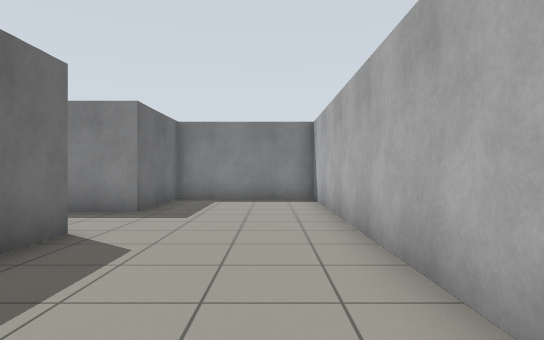
[1] (above)

20 first-person views from a walk through a robot-simulator world made for Gazebo. The camera is 0.94 m above the floor, looks level and sees 75° across. The floor is counted in squares, 1 m on a side. Each view is taken from the middle of a square. On the plan, view 1 faces up. The plan holds only what a view shows up to about 12 squares ahead; the rest is blank.

[2]
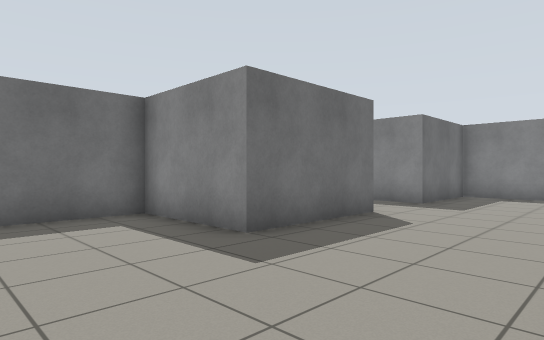

[3]
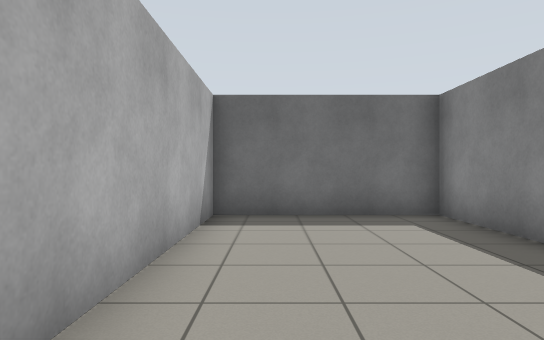

[4]
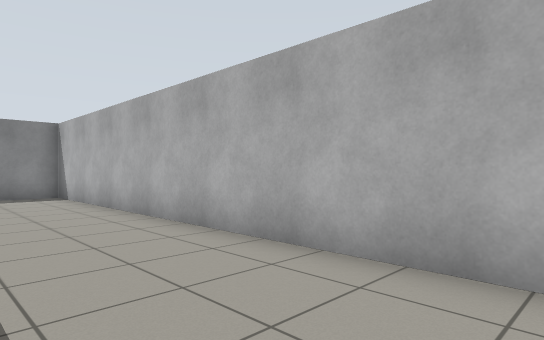

[5]
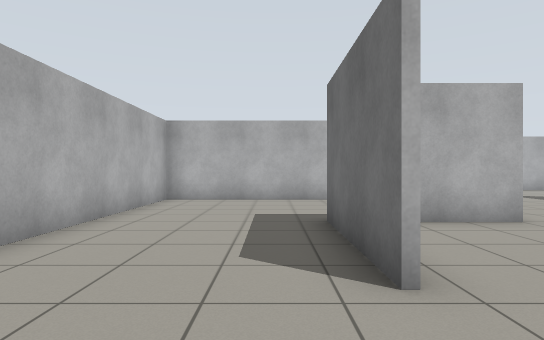

[6]
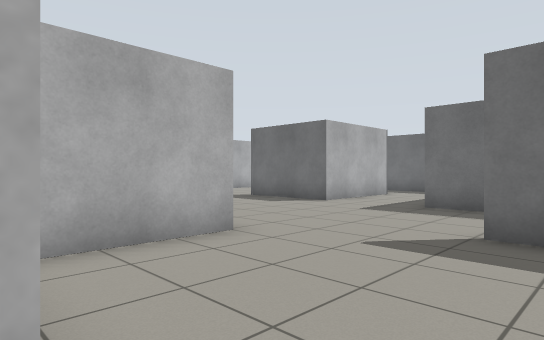

[7]
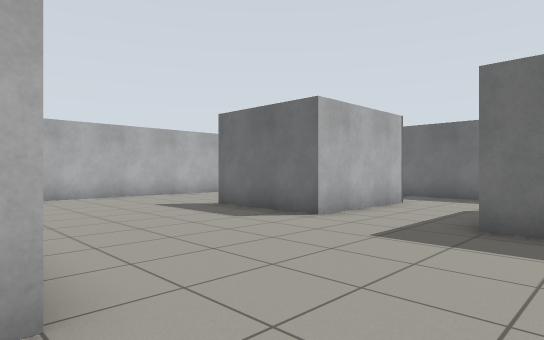

[8]
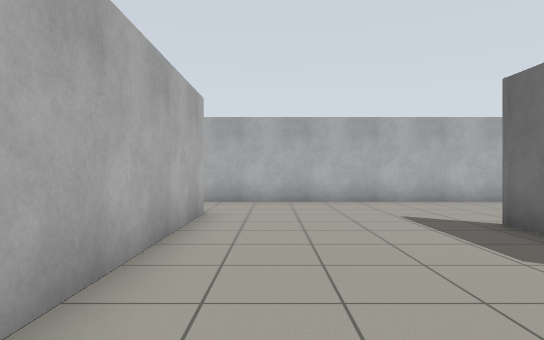

[9]
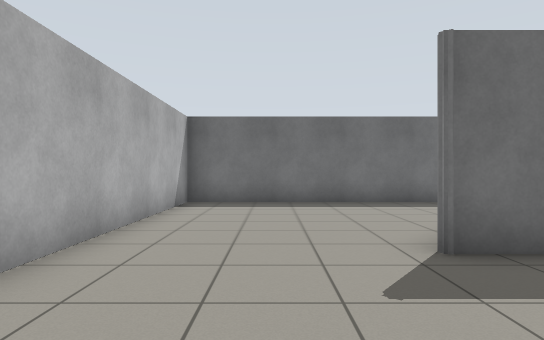

[10]
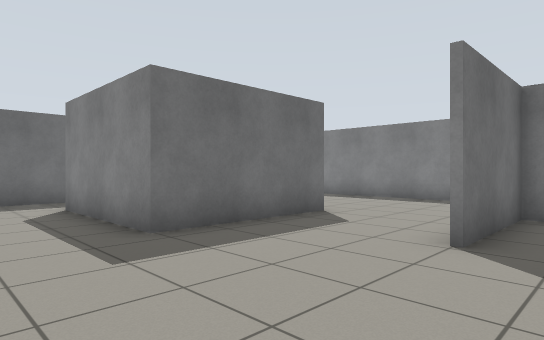

[11]
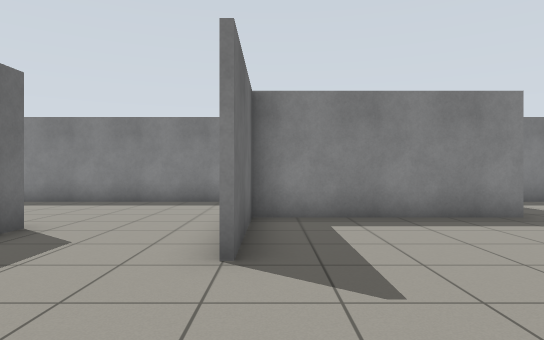

[12]
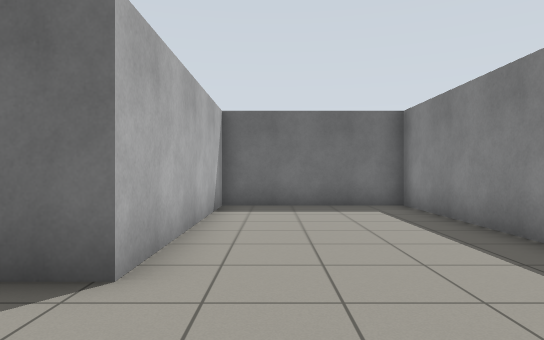

[13]
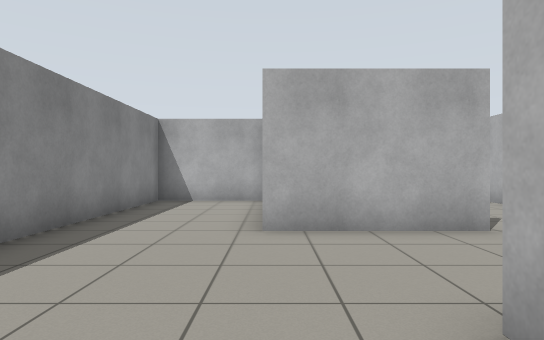

[14]
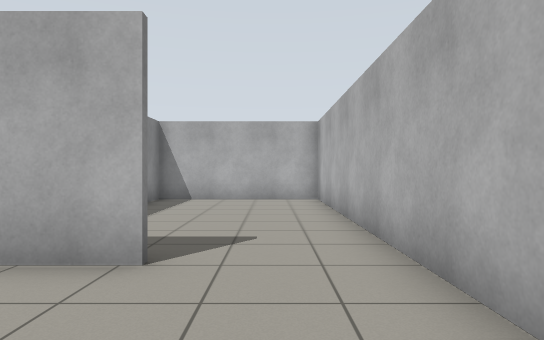

[15]
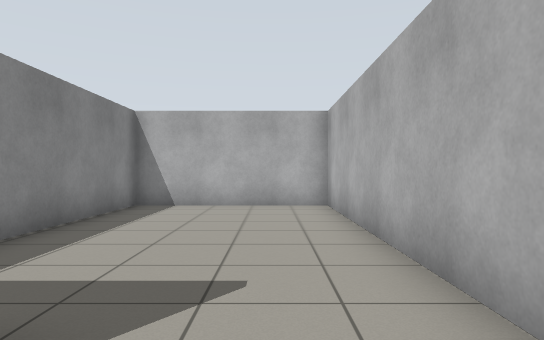

[16]
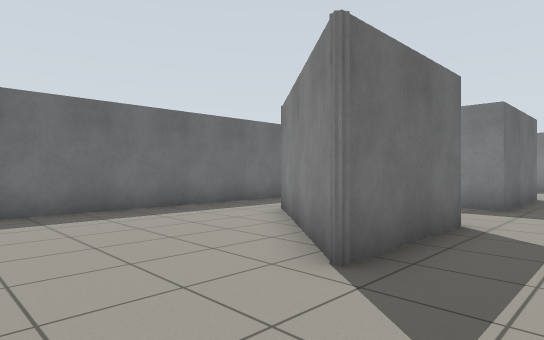

[17]
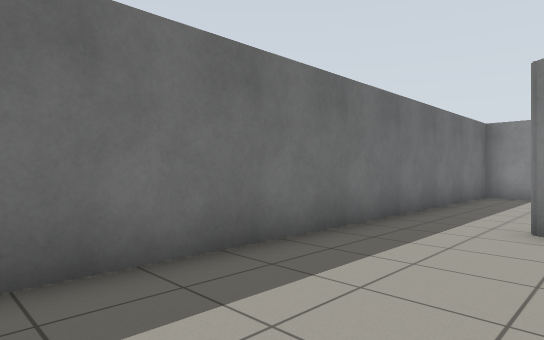

[18]
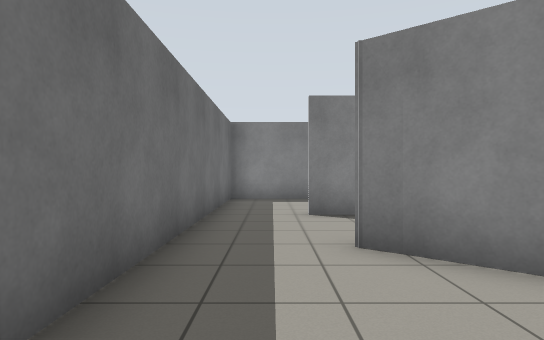

[19]
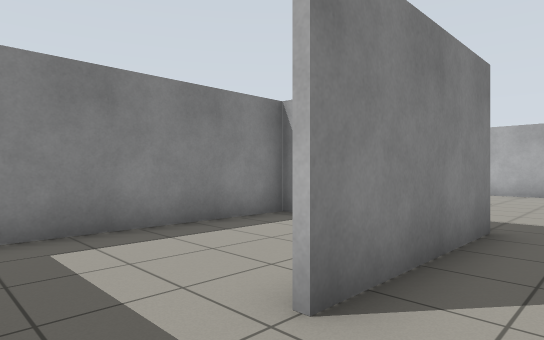

[20]
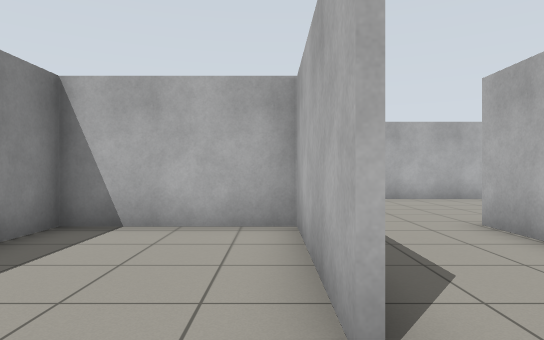

### Floor plan
Points are (right, up) in squares from view 1. A wall is a line through its corners. A room is listed if a view was taken in it or the views show most of it. See-through windows are left out.
Room 1 (views 1, 2, 3, 4, 5)
walls: (-3, 5.3) (-3, 1.5) (-6.4, 1.5) (-6.4, -3.2) (1.4, -3.2) (1.4, 11.5) (-3, 11.5) (-3, 8)
ways out: opening at (-3, 6.5) to room 2
Room 2 (views 6, 7, 8, 9, 10, 11, 12, 13, 14, 15, 16, 17, 18, 19)
walls: (-12, -0.6) (-12, -4.2) (-16.1, -0.6) (-12, -0.6); (-6.6, 1.6) (-3.6, 1.6); (-8.5, 4.6) (-8.5, 8.2); (-6.5, -5.7) (-6.5, 0.1); (-18.3, 2.5) (-18.3, -8.5) (1.4, -8.5) (1.4, -3.4) (-3.4, -3.4); (-3, 8) (-8.4, 8) (-8.4, 4.6); (-3.2, 8.2) (-3.2, 11.5) (-18.3, 11.5) (-18.3, 6.7) (-12, 6.7) (-12, 2.4) (-16.2, 2.4)
ways out: opening at (-3, 6.5) to room 1; opening at (-17.5, 2) to room 3
Room 3 (view 20)
walls: (-16.2, 2.6) (-12.1, 2.6) (-12.1, 6.5) (-18.3, 6.5) (-18.3, 2.5)
ways out: opening at (-17.5, 2) to room 2

Positions as (right, up) in squares from view 1, and headings:
1: (0, 0), facing up
2: (1, -2), facing up-left
3: (1, -2), facing left
4: (-2, -2), facing up-right
5: (-2, 8), facing down
6: (-3, 6), facing down-left
7: (-6, 4), facing down-left
8: (-8, 2), facing down
9: (-8, -6), facing left
10: (-7, 0), facing up-left
11: (-8, 1), facing up
12: (-9, 8), facing left
13: (-14, 8), facing right
14: (-10, -7), facing right
15: (-8, -7), facing right
16: (-10, -7), facing up-left
17: (-15, -7), facing up-left
18: (-17, -5), facing up
19: (-18, 1), facing up-right
20: (-18, 3), facing right
